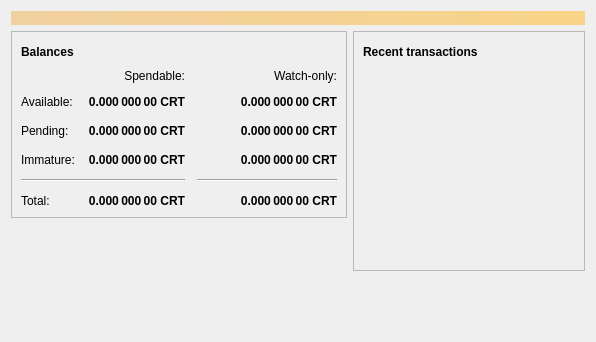
<?xml version="1.0" encoding="UTF-8"?>
<ui version="4.0">
 <class>OverviewPage</class>
 <widget class="QWidget" name="OverviewPage">
  <property name="geometry">
   <rect>
    <x>0</x>
    <y>0</y>
    <width>596</width>
    <height>342</height>
   </rect>
  </property>
  <property name="windowTitle">
   <string>Form</string>
  </property>
  <layout class="QVBoxLayout" name="topLayout">
   <item>
    <widget class="QLabel" name="labelAlerts">
     <property name="visible">
      <bool>false</bool>
     </property>
     <property name="styleSheet">
      <string notr="true">QLabel { background-color: qlineargradient(x1: 0, y1: 0, x2: 1, y2: 0, stop:0 #F0D0A0, stop:1 #F8D488); color:#000000; }</string>
     </property>
     <property name="wordWrap">
      <bool>true</bool>
     </property>
     <property name="margin">
      <number>3</number>
     </property>
     <property name="textInteractionFlags">
      <set>Qt::TextSelectableByMouse</set>
     </property>
    </widget>
   </item>
   <item>
    <layout class="QHBoxLayout" name="horizontalLayout" stretch="1,1">
     <item>
      <layout class="QVBoxLayout" name="verticalLayout_2">
       <item>
        <widget class="QFrame" name="frame">
         <property name="frameShape">
          <enum>QFrame::StyledPanel</enum>
         </property>
         <property name="frameShadow">
          <enum>QFrame::Raised</enum>
         </property>
         <layout class="QVBoxLayout" name="verticalLayout_4">
          <item>
           <layout class="QHBoxLayout" name="horizontalLayout_4">
            <item>
             <widget class="QLabel" name="label_5">
              <property name="font">
               <font>
                <weight>75</weight>
                <bold>true</bold>
               </font>
              </property>
              <property name="text">
               <string>Balances</string>
              </property>
             </widget>
            </item>
            <item>
             <widget class="QPushButton" name="labelWalletStatus">
              <property name="enabled">
               <bool>true</bool>
              </property>
              <property name="maximumSize">
               <size>
                <width>30</width>
                <height>16777215</height>
               </size>
              </property>
              <property name="toolTip">
               <string>The displayed information may be out of date. Your wallet automatically synchronizes with the Cryptotalkcoin network after a connection is established, but this process has not completed yet.</string>
              </property>
              <property name="text">
               <string/>
              </property>
              <property name="icon">
               <iconset resource="../cryptotalkcoin.qrc">
                <normaloff>:/icons/warning</normaloff>
                <disabledoff>:/icons/warning</disabledoff>:/icons/warning</iconset>
              </property>
              <property name="iconSize">
               <size>
                <width>24</width>
                <height>24</height>
               </size>
              </property>
              <property name="flat">
               <bool>true</bool>
              </property>
             </widget>
            </item>
            <item>
             <spacer name="horizontalSpacer_3">
              <property name="orientation">
               <enum>Qt::Horizontal</enum>
              </property>
              <property name="sizeHint" stdset="0">
               <size>
                <width>40</width>
                <height>20</height>
               </size>
              </property>
             </spacer>
            </item>
           </layout>
          </item>
          <item>
           <layout class="QGridLayout" name="gridLayout">
            <property name="spacing">
             <number>12</number>
            </property>
            <item row="2" column="2">
             <widget class="QLabel" name="labelWatchPending">
              <property name="font">
               <font>
                <weight>75</weight>
                <bold>true</bold>
               </font>
              </property>
              <property name="cursor">
               <cursorShape>IBeamCursor</cursorShape>
              </property>
              <property name="toolTip">
               <string>Unconfirmed transactions to watch-only addresses</string>
              </property>
              <property name="text">
               <string notr="true">0.000 000 00 CRT</string>
              </property>
              <property name="alignment">
               <set>Qt::AlignRight|Qt::AlignTrailing|Qt::AlignVCenter</set>
              </property>
              <property name="textInteractionFlags">
               <set>Qt::LinksAccessibleByMouse|Qt::TextSelectableByKeyboard|Qt::TextSelectableByMouse</set>
              </property>
             </widget>
            </item>
            <item row="2" column="1">
             <widget class="QLabel" name="labelUnconfirmed">
              <property name="font">
               <font>
                <weight>75</weight>
                <bold>true</bold>
               </font>
              </property>
              <property name="cursor">
               <cursorShape>IBeamCursor</cursorShape>
              </property>
              <property name="toolTip">
               <string>Total of transactions that have yet to be confirmed, and do not yet count toward the spendable balance</string>
              </property>
              <property name="text">
               <string notr="true">0.000 000 00 CRT</string>
              </property>
              <property name="alignment">
               <set>Qt::AlignRight|Qt::AlignTrailing|Qt::AlignVCenter</set>
              </property>
              <property name="textInteractionFlags">
               <set>Qt::LinksAccessibleByMouse|Qt::TextSelectableByKeyboard|Qt::TextSelectableByMouse</set>
              </property>
             </widget>
            </item>
            <item row="3" column="2">
             <widget class="QLabel" name="labelWatchImmature">
              <property name="font">
               <font>
                <weight>75</weight>
                <bold>true</bold>
               </font>
              </property>
              <property name="cursor">
               <cursorShape>IBeamCursor</cursorShape>
              </property>
              <property name="toolTip">
               <string>Mined balance in watch-only addresses that has not yet matured</string>
              </property>
              <property name="text">
               <string notr="true">0.000 000 00 CRT</string>
              </property>
              <property name="alignment">
               <set>Qt::AlignRight|Qt::AlignTrailing|Qt::AlignVCenter</set>
              </property>
              <property name="textInteractionFlags">
               <set>Qt::LinksAccessibleByMouse|Qt::TextSelectableByKeyboard|Qt::TextSelectableByMouse</set>
              </property>
             </widget>
            </item>
            <item row="4" column="0" colspan="2">
             <widget class="Line" name="line">
              <property name="orientation">
               <enum>Qt::Horizontal</enum>
              </property>
             </widget>
            </item>
            <item row="4" column="2">
             <widget class="Line" name="lineWatchBalance">
              <property name="sizePolicy">
               <sizepolicy hsizetype="Preferred" vsizetype="Fixed">
                <horstretch>0</horstretch>
                <verstretch>0</verstretch>
               </sizepolicy>
              </property>
              <property name="minimumSize">
               <size>
                <width>140</width>
                <height>0</height>
               </size>
              </property>
              <property name="orientation">
               <enum>Qt::Horizontal</enum>
              </property>
             </widget>
            </item>
            <item row="5" column="0">
             <widget class="QLabel" name="labelTotalText">
              <property name="text">
               <string>Total:</string>
              </property>
             </widget>
            </item>
            <item row="3" column="1">
             <widget class="QLabel" name="labelImmature">
              <property name="font">
               <font>
                <weight>75</weight>
                <bold>true</bold>
               </font>
              </property>
              <property name="cursor">
               <cursorShape>IBeamCursor</cursorShape>
              </property>
              <property name="toolTip">
               <string>Mined balance that has not yet matured</string>
              </property>
              <property name="text">
               <string notr="true">0.000 000 00 CRT</string>
              </property>
              <property name="alignment">
               <set>Qt::AlignRight|Qt::AlignTrailing|Qt::AlignVCenter</set>
              </property>
              <property name="textInteractionFlags">
               <set>Qt::LinksAccessibleByMouse|Qt::TextSelectableByKeyboard|Qt::TextSelectableByMouse</set>
              </property>
             </widget>
            </item>
            <item row="2" column="3">
             <spacer name="horizontalSpacer_2">
              <property name="orientation">
               <enum>Qt::Horizontal</enum>
              </property>
              <property name="sizeHint" stdset="0">
               <size>
                <width>40</width>
                <height>20</height>
               </size>
              </property>
             </spacer>
            </item>
            <item row="3" column="0">
             <widget class="QLabel" name="labelImmatureText">
              <property name="text">
               <string>Immature:</string>
              </property>
             </widget>
            </item>
            <item row="5" column="1">
             <widget class="QLabel" name="labelTotal">
              <property name="font">
               <font>
                <weight>75</weight>
                <bold>true</bold>
               </font>
              </property>
              <property name="cursor">
               <cursorShape>IBeamCursor</cursorShape>
              </property>
              <property name="toolTip">
               <string>Your current total balance</string>
              </property>
              <property name="text">
               <string notr="true">0.000 000 00 CRT</string>
              </property>
              <property name="alignment">
               <set>Qt::AlignRight|Qt::AlignTrailing|Qt::AlignVCenter</set>
              </property>
              <property name="textInteractionFlags">
               <set>Qt::LinksAccessibleByMouse|Qt::TextSelectableByKeyboard|Qt::TextSelectableByMouse</set>
              </property>
             </widget>
            </item>
            <item row="5" column="2">
             <widget class="QLabel" name="labelWatchTotal">
              <property name="font">
               <font>
                <weight>75</weight>
                <bold>true</bold>
               </font>
              </property>
              <property name="cursor">
               <cursorShape>IBeamCursor</cursorShape>
              </property>
              <property name="toolTip">
               <string>Current total balance in watch-only addresses</string>
              </property>
              <property name="text">
               <string notr="true">0.000 000 00 CRT</string>
              </property>
              <property name="alignment">
               <set>Qt::AlignRight|Qt::AlignTrailing|Qt::AlignVCenter</set>
              </property>
              <property name="textInteractionFlags">
               <set>Qt::LinksAccessibleByMouse|Qt::TextSelectableByKeyboard|Qt::TextSelectableByMouse</set>
              </property>
             </widget>
            </item>
            <item row="0" column="2">
             <widget class="QLabel" name="labelWatchonly">
              <property name="text">
               <string>Watch-only:</string>
              </property>
              <property name="alignment">
               <set>Qt::AlignRight|Qt::AlignTrailing|Qt::AlignVCenter</set>
              </property>
             </widget>
            </item>
            <item row="1" column="0">
             <widget class="QLabel" name="labelBalanceText">
              <property name="text">
               <string>Available:</string>
              </property>
             </widget>
            </item>
            <item row="1" column="1">
             <widget class="QLabel" name="labelBalance">
              <property name="font">
               <font>
                <weight>75</weight>
                <bold>true</bold>
               </font>
              </property>
              <property name="cursor">
               <cursorShape>IBeamCursor</cursorShape>
              </property>
              <property name="toolTip">
               <string>Your current spendable balance</string>
              </property>
              <property name="text">
               <string notr="true">0.000 000 00 CRT</string>
              </property>
              <property name="alignment">
               <set>Qt::AlignRight|Qt::AlignTrailing|Qt::AlignVCenter</set>
              </property>
              <property name="textInteractionFlags">
               <set>Qt::LinksAccessibleByMouse|Qt::TextSelectableByKeyboard|Qt::TextSelectableByMouse</set>
              </property>
             </widget>
            </item>
            <item row="1" column="2">
             <widget class="QLabel" name="labelWatchAvailable">
              <property name="font">
               <font>
                <weight>75</weight>
                <bold>true</bold>
               </font>
              </property>
              <property name="cursor">
               <cursorShape>IBeamCursor</cursorShape>
              </property>
              <property name="toolTip">
               <string>Your current balance in watch-only addresses</string>
              </property>
              <property name="text">
               <string notr="true">0.000 000 00 CRT</string>
              </property>
              <property name="alignment">
               <set>Qt::AlignRight|Qt::AlignTrailing|Qt::AlignVCenter</set>
              </property>
              <property name="textInteractionFlags">
               <set>Qt::LinksAccessibleByMouse|Qt::TextSelectableByKeyboard|Qt::TextSelectableByMouse</set>
              </property>
             </widget>
            </item>
            <item row="2" column="0">
             <widget class="QLabel" name="labelPendingText">
              <property name="text">
               <string>Pending:</string>
              </property>
             </widget>
            </item>
            <item row="0" column="1">
             <widget class="QLabel" name="labelSpendable">
              <property name="text">
               <string>Spendable:</string>
              </property>
              <property name="alignment">
               <set>Qt::AlignRight|Qt::AlignTrailing|Qt::AlignVCenter</set>
              </property>
             </widget>
            </item>
           </layout>
          </item>
         </layout>
        </widget>
       </item>
       <item>
        <spacer name="verticalSpacer">
         <property name="orientation">
          <enum>Qt::Vertical</enum>
         </property>
         <property name="sizeHint" stdset="0">
          <size>
           <width>20</width>
           <height>40</height>
          </size>
         </property>
        </spacer>
       </item>
      </layout>
     </item>
     <item>
      <layout class="QVBoxLayout" name="verticalLayout_3">
       <item>
        <widget class="QFrame" name="frame_2">
         <property name="frameShape">
          <enum>QFrame::StyledPanel</enum>
         </property>
         <property name="frameShadow">
          <enum>QFrame::Raised</enum>
         </property>
         <layout class="QVBoxLayout" name="verticalLayout">
          <item>
           <layout class="QHBoxLayout" name="horizontalLayout_2">
            <item>
             <widget class="QLabel" name="label_4">
              <property name="font">
               <font>
                <weight>75</weight>
                <bold>true</bold>
               </font>
              </property>
              <property name="text">
               <string>Recent transactions</string>
              </property>
             </widget>
            </item>
            <item>
             <widget class="QPushButton" name="labelTransactionsStatus">
              <property name="enabled">
               <bool>true</bool>
              </property>
              <property name="maximumSize">
               <size>
                <width>30</width>
                <height>16777215</height>
               </size>
              </property>
              <property name="toolTip">
               <string>The displayed information may be out of date. Your wallet automatically synchronizes with the Cryptotalkcoin network after a connection is established, but this process has not completed yet.</string>
              </property>
              <property name="text">
               <string/>
              </property>
              <property name="icon">
               <iconset resource="../cryptotalkcoin.qrc">
                <normaloff>:/icons/warning</normaloff>
                <disabledoff>:/icons/warning</disabledoff>:/icons/warning</iconset>
              </property>
              <property name="iconSize">
               <size>
                <width>24</width>
                <height>24</height>
               </size>
              </property>
              <property name="flat">
               <bool>true</bool>
              </property>
             </widget>
            </item>
            <item>
             <spacer name="horizontalSpacer">
              <property name="orientation">
               <enum>Qt::Horizontal</enum>
              </property>
              <property name="sizeHint" stdset="0">
               <size>
                <width>40</width>
                <height>20</height>
               </size>
              </property>
             </spacer>
            </item>
           </layout>
          </item>
          <item>
           <widget class="QListView" name="listTransactions">
            <property name="styleSheet">
             <string notr="true">QListView { background: transparent; }</string>
            </property>
            <property name="frameShape">
             <enum>QFrame::NoFrame</enum>
            </property>
            <property name="verticalScrollBarPolicy">
             <enum>Qt::ScrollBarAlwaysOff</enum>
            </property>
            <property name="horizontalScrollBarPolicy">
             <enum>Qt::ScrollBarAlwaysOff</enum>
            </property>
            <property name="selectionMode">
             <enum>QAbstractItemView::NoSelection</enum>
            </property>
           </widget>
          </item>
         </layout>
        </widget>
       </item>
       <item>
        <spacer name="verticalSpacer_2">
         <property name="orientation">
          <enum>Qt::Vertical</enum>
         </property>
         <property name="sizeHint" stdset="0">
          <size>
           <width>20</width>
           <height>40</height>
          </size>
         </property>
        </spacer>
       </item>
      </layout>
     </item>
    </layout>
   </item>
  </layout>
 </widget>
 <resources/>
 <connections/>
</ui>
